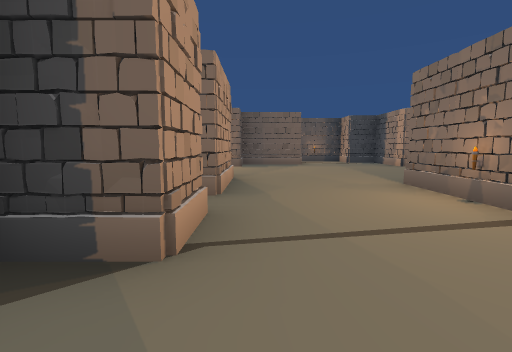
view 1 (above)

24 first-person views from a walk through a scene from a Unity 3-D project. The camera is 1.2 m above the floor, tilts 6° down and sees 85° across. The floor is counted in squares, 2 m on a side. Each view is taken from the middle of a square. On the plan, view 1 faces up. The plan holds only what a view shows up to about 9 squares ahead; the rest is blank. The place goes on beyond the plan. The player is left out. Some animated figures are left out.

view 2
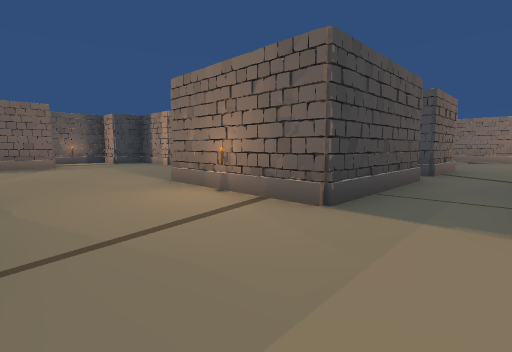

view 3
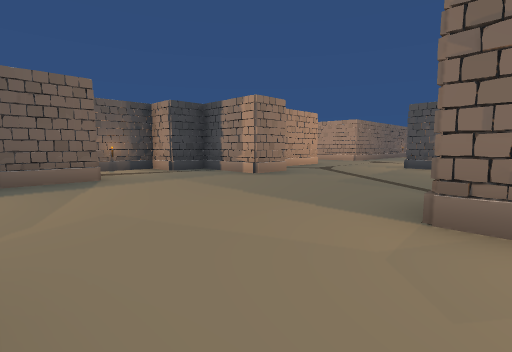

view 4
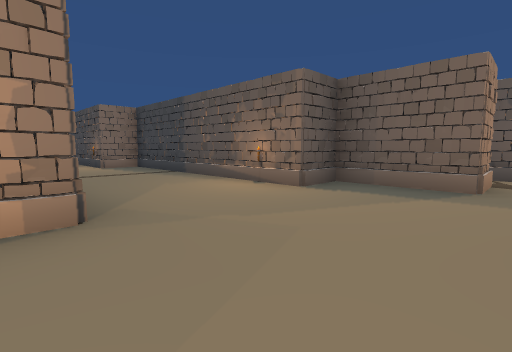

view 5
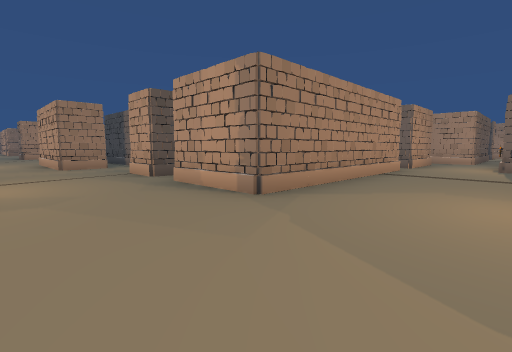

view 6
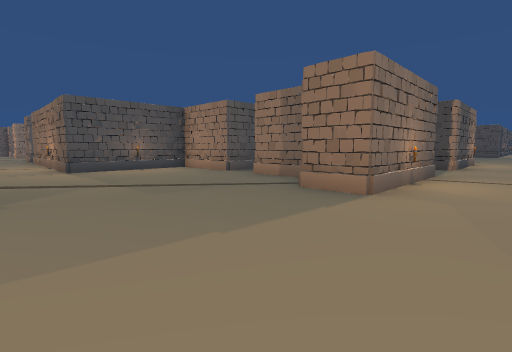

view 7
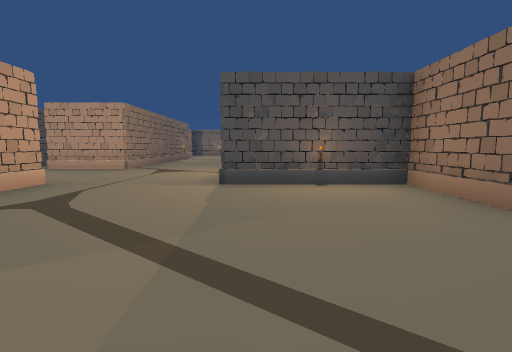

view 8
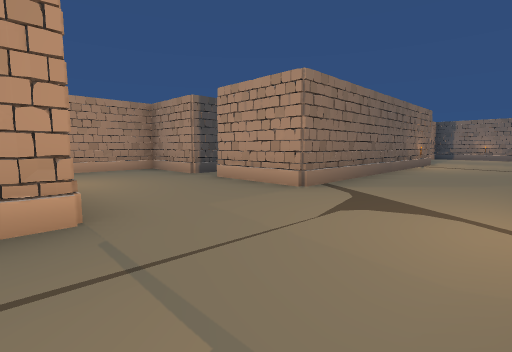

view 9
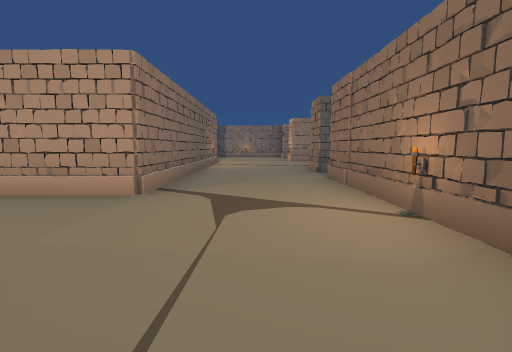

view 10
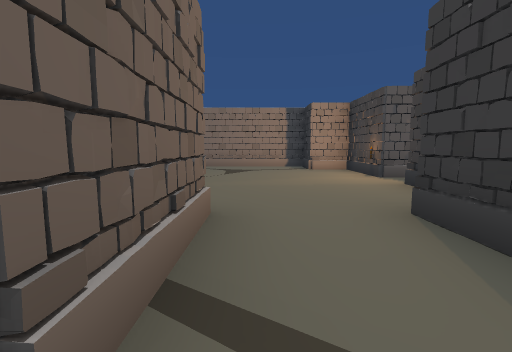

view 11
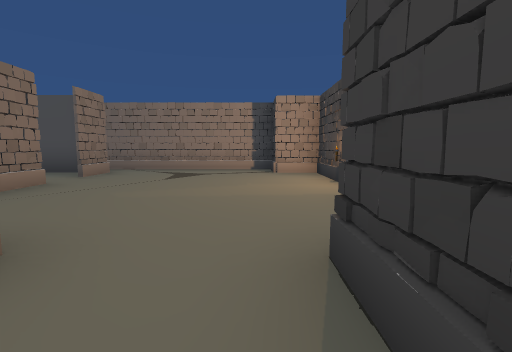

view 12
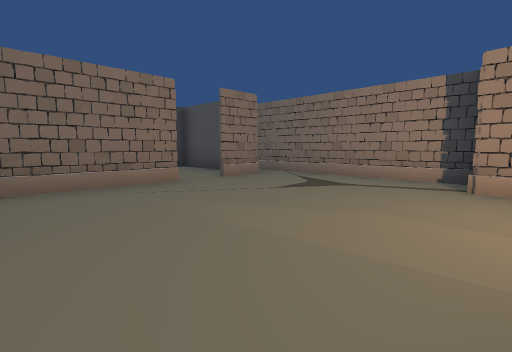

view 13
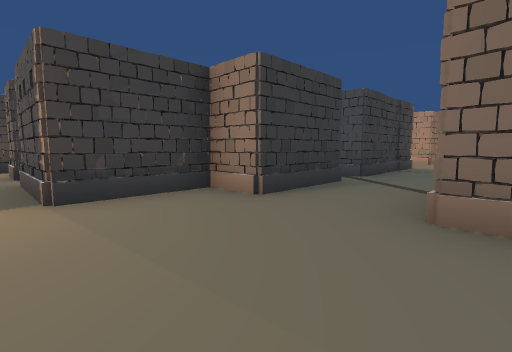

view 14
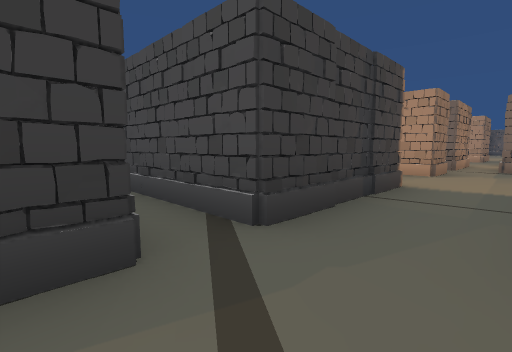

view 15
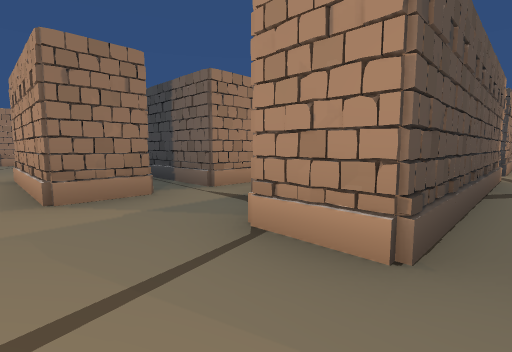

view 16
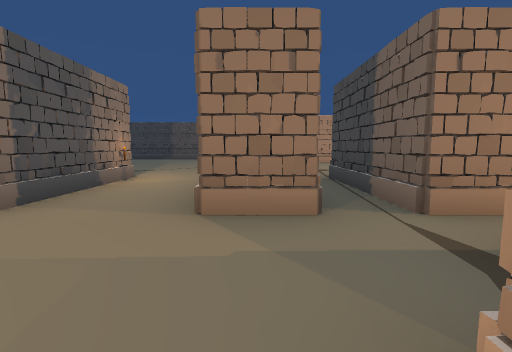

view 17
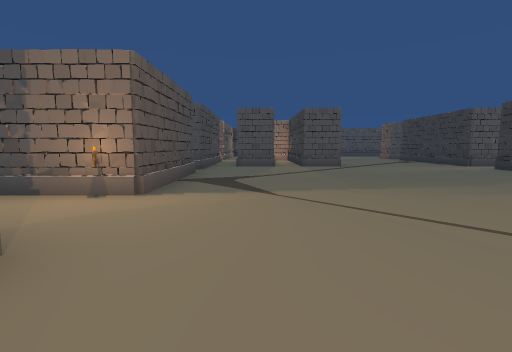

view 18
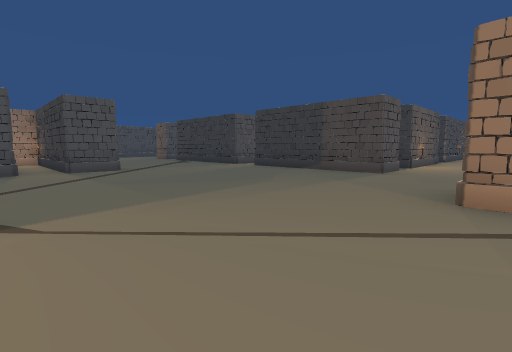

view 19
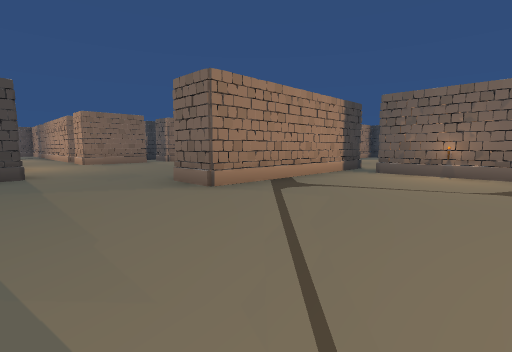

view 20
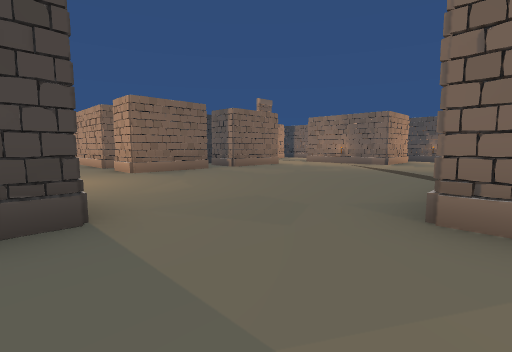

view 21
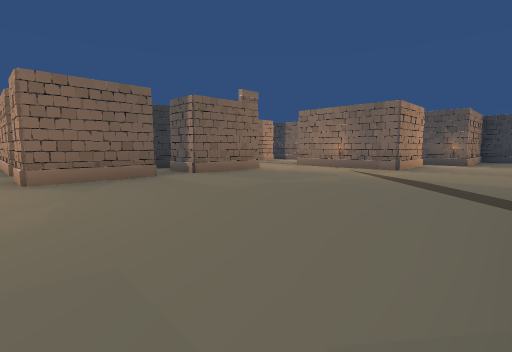

view 22
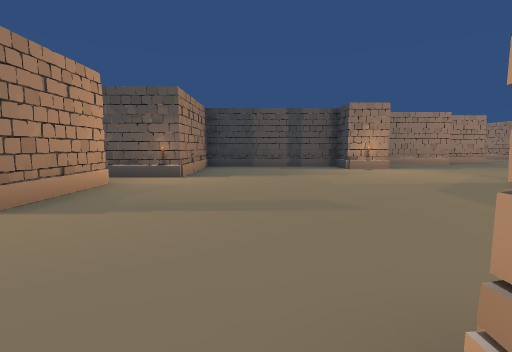

view 23
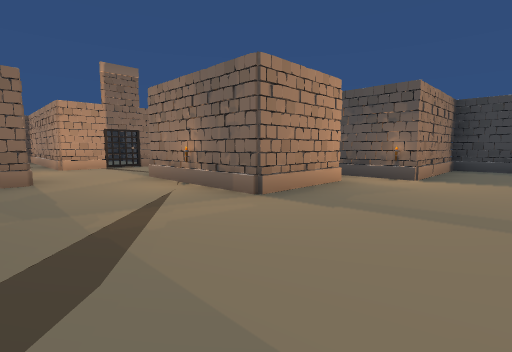

view 24
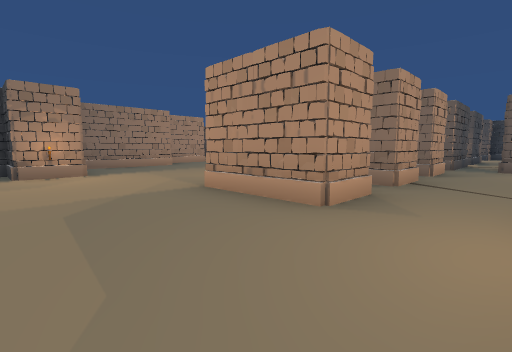

### Floor plan
Key: @ floor where view 1 was taken; # wall or solid block; x gap in a wall; . floor; T torch; O other object.
Columns run from 14 left of view 1 to 17 right of it. Each row starts with its distance up from view 1.
 15                         ###
 14                        ...#
 13                        ...##
 12                ####    ....
 11                 O.##   ...#
 10              ###...####...######
  9        #######.....#...........O
  8       ##.....O..................
  7       .O...............#######..
  6       .................#....###
  5       ## #####........O#  ..##
  4              #...#.....###.###
  3        .........T###.###.....#
  2       ##.#####...###.##......#
  1        #.#  #................#
  0         ......@.............##
 -1        #.. ##.#..###.##...O##
 -2        ...  #.#..# #.####.#
 -3  ..    #..  #.#.O###.####.
 -4 #...   ...  ...........  .
 -5 #.....##..#...........###.
 -6 #.........#O.............O#
 -7  ##O......#...........#####
 -8  #......................
 -9  #........#####........
-10  #.....................
-11  #.....................
-12  ####O...........####.#
-13     #.##..........
-14        #O.......O#
-15        #.........#
-16        ...##.##..
-17        ... .. ..
-18        ... #  #.
-19        x#.    #
-20         #.    #
-21         #.

Positions as (right, up) in squares from view 1, and headings:
1: (0, 0), facing up
2: (0, 0), facing up-right
3: (0, 4), facing up-right
4: (2, 5), facing up-left
5: (2, 8), facing down-left
6: (1, 8), facing down-right
7: (4, 6), facing right
8: (8, 7), facing up-right
9: (8, 8), facing right
10: (6, 1), facing right
11: (7, 0), facing right
12: (9, -1), facing up-right
13: (11, 2), facing down-left
14: (7, 1), facing down-left
15: (1, 3), facing down-left
16: (0, 2), facing down
17: (-1, -5), facing right
18: (0, -5), facing down-right
19: (3, -5), facing down-left
20: (3, -9), facing down-left
21: (1, -10), facing down-left
22: (-4, -10), facing left
23: (-4, -10), facing down-left
24: (-5, -8), facing up-left
